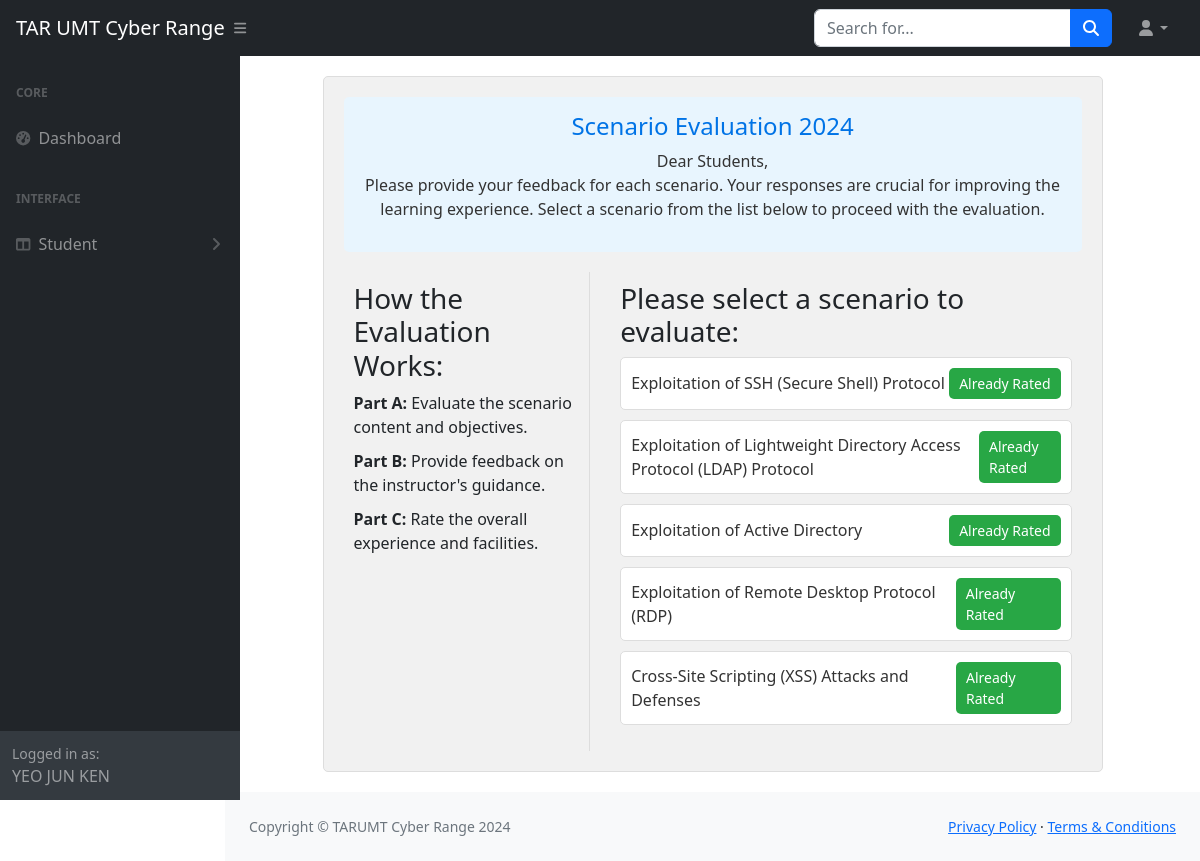
Page /student-dashboard/rateScenario.php (signed in) on the committed database.
### tables this page shows
CREATE TABLE `scenario` (
  `scenario_id` int(11) NOT NULL,
  `title` varchar(255) NOT NULL,
  `description` text DEFAULT NULL,
  `instructor_id` int(11) DEFAULT NULL,
  `assigned_date` date NOT NULL DEFAULT curdate(),
  `due_date` date NOT NULL,
  `deleted_at` date NOT NULL
);

### student-dashboard/rateScenario.php (the view, shortened to what this page needs)
<?php
include '../header_footer/header_student.php';
include '../connection.php';
$username = $_SESSION['username'];
$stmt = $conn->prepare("
    SELECT s.id AS student_id
    FROM students s
    INNER JOIN users u ON s.user_id = u.id
    WHERE u.username = ?
");
$stmt->bind_param("s", $username);
$stmt->execute();
$result = $stmt->get_result();
$studentData = $result->fetch_assoc();
$studentId = $studentData['student_id'];
?>
<div class="evaluation-container">
    <div class="evaluation-header">
        <h2>Scenario Evaluation <?php echo date('Y'); ?></h2>
        <p>
            Dear Students,<br>
            Please provide your feedback for each scenario. Your responses are crucial for improving the learning experience.
            Select a scenario from the list below to proceed with the evaluation.
        </p>
    </div>
    <div class="evaluation-content">
        <div class="evaluation-instructions">
            <h3>How the Evaluation Works:</h3>
            <ul>
                <li><b>Part A:</b> Evaluate the scenario content and objectives.</li>
                <li><b>Part B:</b> Provide feedback on the instructor's guidance.</li>
                <li><b>Part C:</b> Rate the overall experience and facilities.</li>
            </ul>
        </div>
        <div class="evaluation-list">
            <h3>Please select a scenario to evaluate:</h3>
            <ul>
                <?php
                $stmt = $conn->prepare("
                SELECT DISTINCT scenario.scenario_id, scenario.title,
                    (SELECT COUNT(*) FROM scenario_ratings WHERE scenario_ratings.student_id = ? AND scenario_ratings.scenario_id = scenario.scenario_id) AS rated
                FROM scenario
                INNER JOIN class_scenarios ON class_scenarios.scenario_id = scenario.scenario_id
                INNER JOIN student_classes ON student_classes.class_name = class_scenarios.class_name
                WHERE student_classes.student_id = ?
                ");
                $stmt->bind_param("ii", $studentId, $studentId);
                $stmt->execute();
                $scenarios = $stmt->get_result();
                if ($scenarios->num_rows > 0) {
                    while ($scenario = $scenarios->fetch_assoc()) {
                        $isRated = $scenario['rated'] > 0;
                        echo '<li class="scenario-item">';
                        echo '<span>' . htmlspecialchars($scenario['title']) . '</span>';
                        echo '<a href="evaluateScenario.php?id=' . htmlspecialchars($scenario['scenario_id']) . '" class="btn-evaluate" ' . ($isRated ? 'disabled' : '') . '>' . ($isRated ? 'Already Rated' : 'Evaluate') . '</a>';
                        echo '</li>';
                    }
                } else {
                    echo "<p>No scenarios available at this time.</p>";
                }
                ?>
            </ul>
        </div>
    </div>
</div>
<?php include '../header_footer/footer.php' ?>

### student-dashboard/rateScenario.php (style rules this page uses)
.evaluation-container { padding: 20px; background-color: #f1f1f1; border: 1px solid #ddd; border-radius: 5px; margin: 20px auto; width: 80%; }
.evaluation-header { background-color: #e8f5fe; padding: 15px; border-radius: 5px; text-align: center; margin-bottom: 20px; }
.evaluation-header h2 { font-size: 24px; color: #0073e6; }
.evaluation-header p { font-size: 16px; color: #333; }
.evaluation-content { display: flex; gap: 20px; }
.evaluation-instructions { flex: 1; padding: 10px; border-right: 1px solid #ddd; }
.evaluation-instructions ul { list-style-type: none; padding: 0; }
.evaluation-instructions li { margin-bottom: 10px; }
.evaluation-list { flex: 2; padding: 10px; }
.evaluation-list ul { list-style-type: none; padding: 0; }
.evaluation-list li { display: flex; justify-content: space-between; align-items: center; margin-bottom: 10px; padding: 10px; border: 1px solid #ddd; border-radius: 5px; background-color: #fff; }
.scenario-item span { font-size: 16px; color: #333; }
.btn-evaluate { padding: 5px 10px; background-color: #28a745; color: #fff; text-decoration: none; border-radius: 5px; font-size: 14px; }

### rows in the picture
scenario: title "Exploitation of SSH (Secure Shell) Protocol"
scenario: title "Exploitation of Lightweight Directory Access Protocol (LDAP) Protocol"
scenario: title "Exploitation of Active Directory"
scenario: title "Exploitation of Remote Desktop Protocol (RDP)"
scenario: title "Cross-Site Scripting (XSS) Attacks and Defenses"

### other values in the picture
$_SESSION['username'] "YEO JUN KEN"
